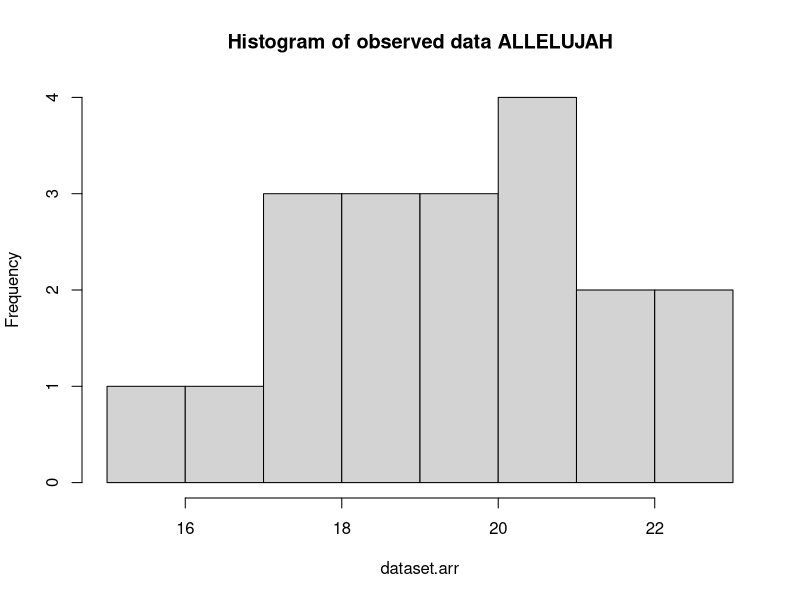
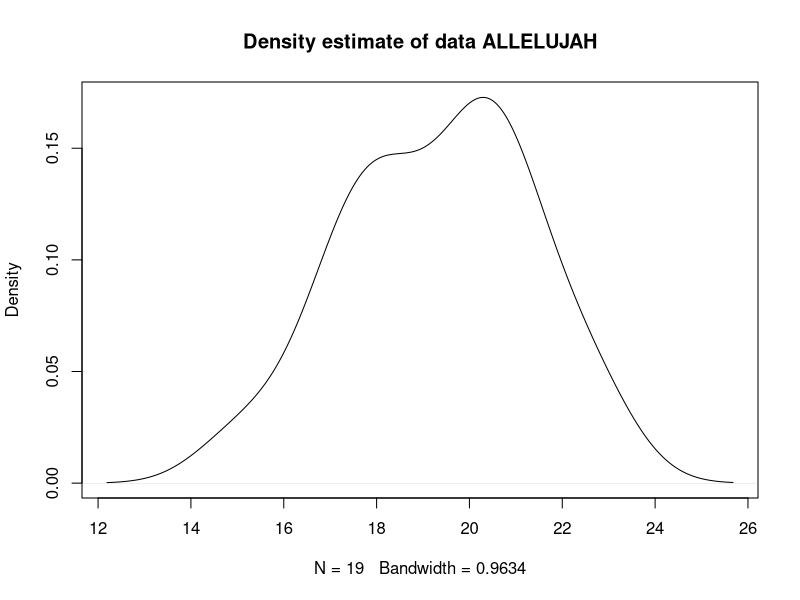

Here is the R script that generated these plots, in order:
TABLE_FILE_PATH='E:\\Universytet\\31EM Empirychni Metody\\2\\a.xlsx'

v=19
n=v*100
m=v
s=v/10

dataset=rnorm(n,m,s)
write.table(dataset,TABLE_FILE_PATH)

dataset.arr=array(dataset,dim=c(v,s))
dataset.arr

hist(dataset.arr,main='Histogram of observed data ALLELUJAH')
plot(density(dataset.arr),main='Density estimate of data ALLELUJAH')

probabilities.arr=pnorm(dataset.arr,mean=m,sd=s)
# this one is for Pearson
chisq.test(probabilities.arr)
# this one is for Kolmogorom
ks.test(dataset.arr,probabilities.arr)